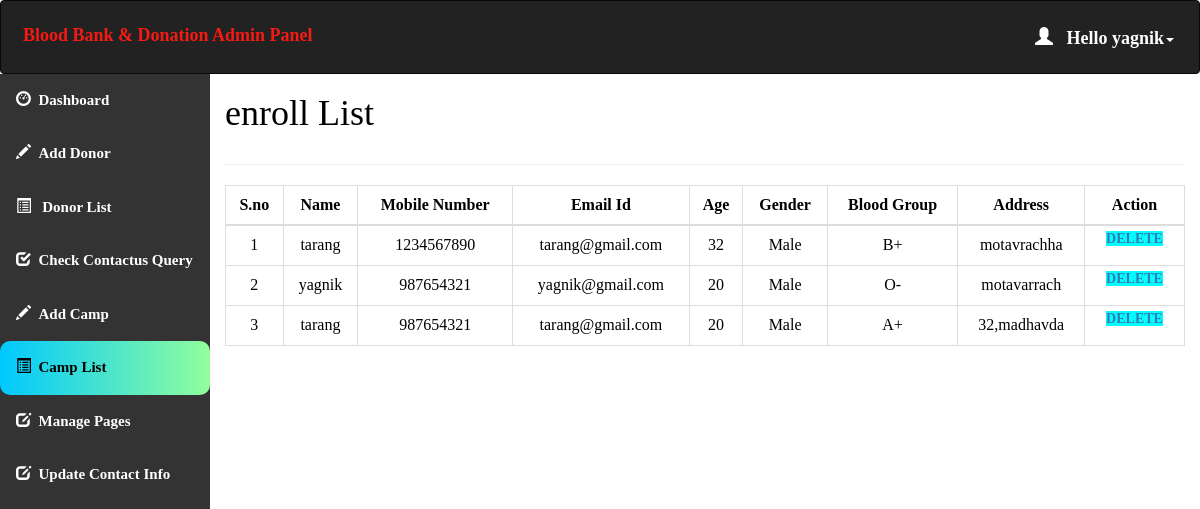
/admin/camp_data.php (signed in), run on the app's committed database.
### tables this page shows
CREATE TABLE `camp_enroll` (
  `id` int(11) NOT NULL,
  `enroll_camp_name` varchar(20) NOT NULL,
  `enroll_name` varchar(15) NOT NULL,
  `enroll_number` int(10) NOT NULL,
  `enroll_email` varchar(20) NOT NULL,
  `enroll_age` int(3) NOT NULL,
  `enroll_gender` text NOT NULL,
  `enroll_blood` varchar(2) NOT NULL,
  `enroll_address` varchar(11) NOT NULL,
  `camp_id` int(11) NOT NULL
);

CREATE TABLE `blood` (
  `blood_id` int(11) NOT NULL,
  `blood_group` varchar(10) NOT NULL
);

### admin/camp_data.php (the view, shortened to what this page needs)
<html>
<head>
  <link rel="stylesheet" href="https://maxcdn.bootstrapcdn.com/bootstrap/3.4.1/css/bootstrap.min.css">
</head>
<?php
include 'conn.php';
  if (isset($_SESSION['loggedin']) && $_SESSION['loggedin'] == true) {
  ?>
<body style="color:black">
<div id="header">
<?php include 'header.php';
?>
</div>
<div id="sidebar">
<?php $active="camp_list"; include 'sidebar.php'; ?>
</div>
<div id="content" >
  <div class="content-wrapper">
    <div class="container-fluid">
      <div class="row">
        <div class="col-md-12 lg-12 sm-12">
          <h1 class="page-title">enroll List</h1>
        </div>
      </div>
      <hr>
      <?php
        include 'conn.php';
        $count=1;
        $sql = "SELECT * FROM `camp_enroll` join blood where camp_enroll.enroll_blood=blood.blood_id";
        $result=mysqli_query($conn,$sql);
        if(mysqli_num_rows($result)>0)   {
       ?>
       <div class="table-responsive">
      <table class="table table-bordered" style="text-align:center">
          <thead style="text-align:center">
          <th style="text-align:center">S.no</th>
          <th style="text-align:center">Name</th>
          <th style="text-align:center">Mobile Number</th>
          <th style="text-align:center">Email Id</th>
          <th style="text-align:center">Age</th>
          <th style="text-align:center">Gender</th>
          <th style="text-align:center">Blood Group</th>
          <th style="text-align:center">Address</th>
          <th style="text-align:center">Action</th>
          </thead>
          <tbody>
            <?php
            while($row = mysqli_fetch_assoc($result)) { ?>
          <tr>
                  <td><?php echo $count++; ?></td>
                  <td><?php echo $row['enroll_name']; ?></td>
                  <td><?php echo $row['enroll_number']; ?></td>
                  <td><?php echo $row['enroll_email']; ?></td>
                  <td><?php echo $row['enroll_age']; ?></td>
                  <td><?php echo $row['enroll_gender']; ?></td>
                    <td><?php echo $row['blood_group']; ?></td>
                    <td><?php echo $row['enroll_address']; ?></td>
                    <td id="he" style="width:100px">
                    <a style="background-color:aqua" href='delete.php?id=<?php echo $row['enroll_id']; ?>'> Delete </a>
                </td>
              </tr>
            <?php } ?>
          </tbody>
      </table>
    </div>
    <?php }} ?>
</body>
</html>

### admin/header.php (shortened to what this page needs)
<!DOCTYPE html>
<html>
<head>
  <link rel="stylesheet" href="https://maxcdn.bootstrapcdn.com/bootstrap/3.4.1/css/bootstrap.min.css">
</head>
<body>
<nav class="navbar navbar-inverse">
  <div class="container-fluid">
    <div class="navbar-header">
      <a class="navbar-brand" id="qq" href="dashboard.php" style="color:#F51A14;">Blood Bank & Donation Admin Panel</a>
    </div>
    <ul class="nav navbar-nav navbar-right">
      <li class="dropdown"><a class="dropdown-toggle" id="qw" data-toggle="dropdown" href="#" style="font-weight:bold;color:white "> <span class="glyphicon glyphicon-user"></span>&nbsp&nbsp
        <?php
        include 'conn.php';
        $username=$_SESSION['username'];
        $sql="select * from admin_info where admin_username='$username'";
        $result=mysqli_query($conn,$sql) or die("query failed.");
        $row=mysqli_fetch_assoc($result);
        echo "Hello ".$row['admin_name'];
       ?><span class="caret"></span></a>
    </li>
    </ul>
  </div>
</nav>
</body></html>

### admin/camp_data.php (style rules this page uses)
#sidebar { position:relative;margin-top:-20px }
#content { position:relative;margin-left:210px }
#he { font-size: 14px; font-weight: 600; text-transform: uppercase; padding: 3px 7px; color: #fff; text-decoration: none; border-radius: 3px; align:center }

### admin/header.php (style rules this page uses)
.navbar { background-color: #333333 ; padding: 10px 10px; color:#FF0404 ; position: fixed; }
.navbar a { float: left; color: white; text-align: center; padding: 12px; text-decoration: none; font-size: 18px; line-height: 25px; }
.navbar-brand { font-size: 25px; font-weight: bold; }
.navbar a { float: none; display: block; text-align: left; }
.navbar-right { float: none; }

### admin/sidebar.php (style rules this page uses)
body { margin: 0; font-family: 'Averia Gruesa Libre';font-size: 15px; color:#F8F9F9; }

### data on the page
camp_enroll: enroll_name "tarang", enroll_number "1234567890", enroll_email "tarang@gmail.com", enroll_age "32", enroll_gender "Male", blood.blood_group "B+", enroll_address "motavrachha"
camp_enroll: enroll_name "yagnik", enroll_number "987654321", enroll_email "yagnik@gmail.com", enroll_age "20", enroll_gender "Male", blood.blood_group "O-", enroll_address "motavarrach"
camp_enroll: enroll_name "tarang", enroll_number "987654321", enroll_email "tarang@gmail.com", enroll_age "20", enroll_gender "Male", blood.blood_group "A+", enroll_address "32,madhavda"

### other printed values
$row['admin_name'] "yagnik"
